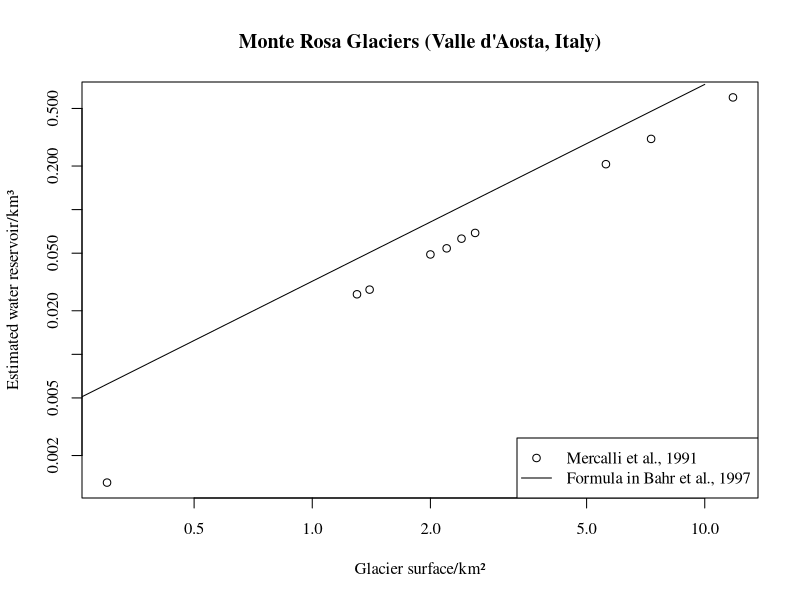

Here is the R script that generated this plot:
df <- read.csv('monte_rosa_glaciers.txt')
df$km3 <- df$Estimated.water.reservoir.million.of.cubic.meter/1000
plot(df$Surface.square.km,df$km3,log="xy",
xlab='Glacier surface/km²',
ylab='Estimated water reservoir/km³',
main="Monte Rosa Glaciers (Valle d'Aosta, Italy)",
family='serif'
)
par(family = "serif")
x=seq(0,10,.1)
lines(x,.032*x^1.36)
legend('bottomright',
legend=c('Mercalli et al., 1991','Formula in Bahr et al., 1997'),
lty=c(NA,1),
pch=c(1,NA)
)

